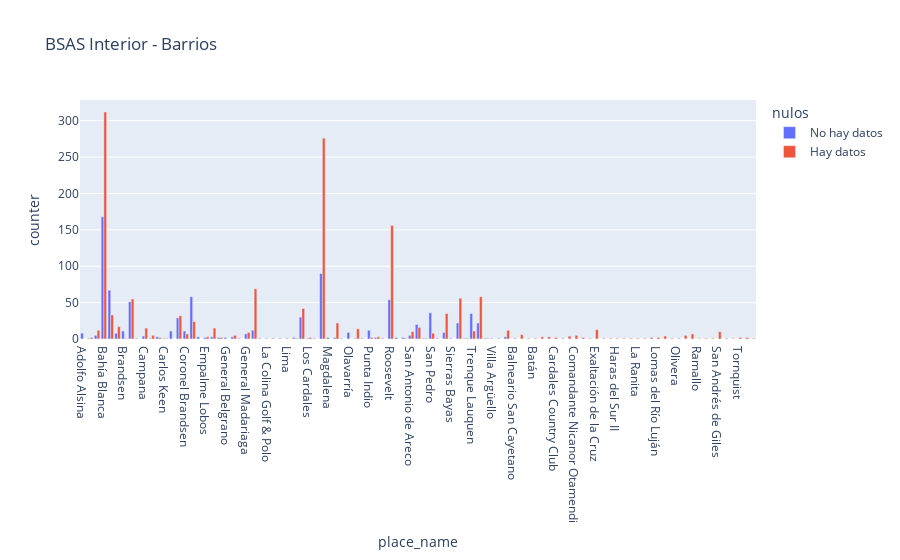

The notebook cell saved with this chart:
### Code cell
bsas_interior_barrios_grupo = bsas_interior.groupby(by=['state_name','place_name','nulos'],as_index=False)['counter'].sum()
bsas_interior_barrios_grupo['nulos'] = bsas_interior_barrios_grupo['nulos'].astype(str)
bsas_interior_barrios_grupo['nulos'] = bsas_interior_barrios_grupo.nulos.str.replace('False','Hay datos')
bsas_interior_barrios_grupo['nulos'] = bsas_interior_barrios_grupo.nulos.str.replace('True','No hay datos')
fig = px.bar(bsas_interior_barrios_grupo, x="place_name", y="counter",
             color='nulos', barmode='group',
             height=400, title=" BSAS Interior - Barrios")
fig.show()

### Figure 1 — Plotly figure (JSON) as saved in the notebook; plotly's stock layout.template omitted (floating-point values rounded to 4 significant figures)
{"data": [{"alignmentgroup": "True", "hovertemplate": "nulos=No hay datos<br>place_name=%{x}<br>counter=%{y}<extra></extra>", "legendgroup": "No hay datos", "marker": {"color": "#636efa"}, "name": "No hay datos", "offsetgroup": "No hay datos", "orientation": "v", "showlegend": true, "textposition": "auto", "type": "bar", "x": ["Adolfo Alsina", "Alto Los Cardales", "Azul", "Bahía Blanca", "Balcarce", "Berisso", "Brandsen", "Buenos Aires Interior", "Cabildo", "Campana", "Capitán Sarmiento", "Carlos Casares", "Carlos Keen", "Carmen de Areco", "Chascomús", "Coronel Brandsen", "Coronel Suárez", "El Remanso", "Empalme Lobos", "Ensenada", "General Alvarado", "General Belgrano", "General Las Heras", "General Lavalle", "General Madariaga", "General Pueyrredón", "Jeppener", "La Colina Golf & Polo", "Laguna de los Padres", "Las Chacras", "Lima", "Lincoln", "Lobos", "Los Cardales", "Los Talas", "Luján", "Magdalena", "Mercedes", "Nueve de Julio", "Olavarría", "Open Door", "Pedro Luro", "Punta Indio", "Punta Lara", "Ranchos", "Roosevelt", "Roque Pérez", "Salvador María", "San Antonio de Areco", "San Miguel del Monte", "San Nicolás de los Arroyos", "San Pedro", "Santa Trinidad", "Sierra de los Padres", "Sierras Bayas", "Tandil", "Torres", "Trenque Lauquen", "Tres Arroyos", "Verónica", "Villa Argüello", "Villa Ventana", "Zárate"], "xaxis": "x", "y": [8, 1, 5, 168, 67, 8, 11, 51, 1, 4, 1, 3, 1, 11, 29, 11, 58, 3, 2, 3, 2, 2, 3, 1, 7, 12, 1, 1, 1, 1, 1, 2, 30, 1, 1, 90, 2, 2, 1, 9, 1, 1, 12, 2, 1, 54, 2, 2, 5, 20, 1, 36, 1, 9, 1, 22, 1, 35, 22, 1, 1, 1, 3], "yaxis": "y"}, {"alignmentgroup": "True", "hovertemplate": "nulos=Hay datos<br>place_name=%{x}<br>counter=%{y}<extra></extra>", "legendgroup": "Hay datos", "marker": {"color": "#EF553B"}, "name": "Hay datos", "offsetgroup": "Hay datos", "orientation": "v", "showlegend": true, "textposition": "auto", "type": "bar", "x": ["Alto Los Cardales", "Azul", "Bahía Blanca", "Balcarce", "Balneario San Cayetano", "Baradero", "Barrio Parque Girado", "Batán", "Berisso", "Brandsen", "Buenos Aires Interior", "Campana", "Campos de Roca", "Capilla del Señor", "Capitán Sarmiento", "Cardales Country Club", "Carlos Casares", "Carlos Keen", "Carmen de Patagones", "Chascomús", "Chivilcoy", "Comandante Nicanor Otamendi", "Coronel Brandsen", "Coronel Dorrego", "Coronel Suárez", "Elvira", "Empalme Lobos", "Ensenada", "Exaltación de la Cruz", "General Alvarado", "General Alvear", "General Las Heras", "General Madariaga", "General Pinto", "General Pueyrredón", "Haras del Sur II", "Indio Cuá Country Club", "Junín", "La Ranita", "Laprida", "Lincoln", "Lobería", "Lobos", "Lomas del Río Luján", "Los Cardales", "Luján", "Mercedes", "Naposta", "Navarro", "Olivera", "Open Door", "Pehuajó", "Pergamino", "Punta Indio", "Punta Lara", "Ramallo", "Rancagua", "Rocha", "Roosevelt", "Salvador María", "San Andrés de Giles", "San Antonio de Areco", "San Miguel del Monte", "San Nicolás de los Arroyos", "San Pedro", "Santa Catalina", "Sierra de los Padres", "Suipacha", "Tandil", "Tornquist", "Torres", "Trenque Lauquen", "Tres Arroyos", "Veinticinco de Mayo", "Verónica", "Villars", "Zárate"], "xaxis": "x", "y": [2, 12, 312, 33, 1, 6, 1, 1, 17, 1, 55, 15, 3, 3, 5, 2, 2, 1, 1, 32, 4, 5, 7, 2, 24, 1, 3, 15, 13, 2, 1, 5, 9, 1, 69, 1, 1, 1, 1, 1, 1, 2, 42, 2, 2, 276, 22, 4, 1, 1, 14, 5, 7, 2, 3, 1, 1, 1, 156, 1, 10, 10, 16, 1, 8, 1, 35, 1, 56, 2, 1, 11, 58, 2, 1, 1, 12], "yaxis": "y"}], "layout": {"autosize": true, "barmode": "group", "legend": {"title": {"text": "nulos"}, "tracegroupgap": 0}, "title": {"text": " BSAS Interior - Barrios"}, "xaxis": {"anchor": "y", "autorange": true, "domain": [0, 1], "range": [-0.5, 98.5], "title": {"text": "place_name"}, "type": "category"}, "yaxis": {"anchor": "x", "autorange": true, "domain": [0, 1], "range": [0, 328.4], "title": {"text": "counter"}, "type": "linear"}}}
